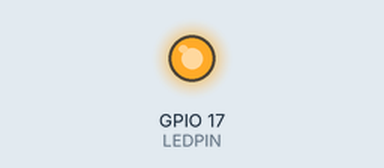
This program was run on a simulated Raspberry Pi (BCM pin numbers). On the bench: output pins drawn as LEDs (lit = HIGH). What the program prints to the terminal is not drawn. At 5.0 s the program stops and its outputs stay as they are.

Above: at 0.1 s.
At 5.1 s:
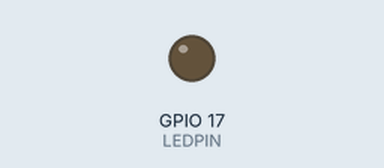
Timing chart, 0 to 6.5 s (numbered marks = the images above):
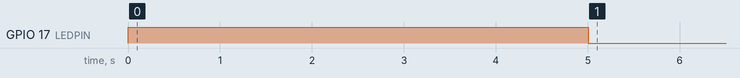

The program:

LED-2-on.py
```python
#!/usr/bin/python

"""
###########################################################################
# LEDを on off

#Filename      :test_LED.py
#Description   :blink LED

LEDを点滅させます。

#Update        :2019/11/02

2024/02/27  pi5のためgpiozeroに置き換え

scp -r GPIO pi@192.168.68.128:/home/tk/
############################################################################
"""

from gpiozero import LED
import time

LEDPIN = LED(17)


"""
LEDPIN.on()
time.sleep(2)
LEDPIN.off()

LEDPIN2.on()
time.sleep(2)
LEDPIN2.off()
"""

#print message at the begining ---custom function
def print_message():
    print ('|********************************|')
    print ('|   blink LED 2パターン           |')
    print ('|********************************|\n')
    print ('Program is running...')
    print ('Please press Ctrl+C to end the program...')


#main function
def main():
    #print info
    print_message()
    LEDPIN.on()
    time.sleep(5)
    # LEDPIN.off()
    # LEDPIN .blink(on_time = 0.2, off_time = 0.2, n = 6, background = False)


if __name__ == '__main__':
    main()
```

Measured:
- by itself, GPIO 17 (LEDPIN): LOW → HIGH at 0.00 s, → LOW 5.0 s later
